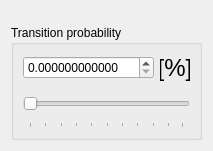
              <widget class="QWidget" name="page_bsc">
               <property name="sizePolicy">
                <sizepolicy hsizetype="Preferred" vsizetype="MinimumExpanding">
                 <horstretch>0</horstretch>
                 <verstretch>0</verstretch>
                </sizepolicy>
               </property>
               <property name="maximumSize">
                <size>
                 <width>16777215</width>
                 <height>150</height>
                </size>
               </property>
               <layout class="QVBoxLayout" name="verticalLayout_3">
                <property name="topMargin">
                 <number>25</number>
                </property>
                <item>
                 <widget class="QGroupBox" name="groupBox">
                  <property name="title">
                   <string>Transition probability</string>
                  </property>
                  <layout class="QVBoxLayout" name="verticalLayout_2">
                   <item>
                    <layout class="QHBoxLayout" name="horizontalLayout_3">
                     <item>
                      <widget class="QDoubleSpinBox" name="dSpinB_channel_bsc">
                       <property name="decimals">
                        <number>12</number>
                       </property>
                       <property name="maximum">
                        <double>100.000000000000000</double>
                       </property>
                      </widget>
                     </item>
                     <item>
                      <widget class="QLabel" name="label_3">
                       <property name="minimumSize">
                        <size>
                         <width>30</width>
                         <height>0</height>
                        </size>
                       </property>
                       <property name="maximumSize">
                        <size>
                         <width>30</width>
                         <height>16777215</height>
                        </size>
                       </property>
                       <property name="font">
                        <font>
                         <pointsize>18</pointsize>
                         <bold>false</bold>
                        </font>
                       </property>
                       <property name="text">
                        <string>[%]</string>
                       </property>
                       <property name="alignment">
                        <set>Qt::AlignmentFlag::AlignCenter</set>
                       </property>
                      </widget>
                     </item>
                    </layout>
                   </item>
                   <item>
                    <widget class="QSlider" name="hSlider_channel_bsc">
                     <property name="minimumSize">
                      <size>
                       <width>0</width>
                       <height>40</height>
                      </size>
                     </property>
                     <property name="orientation">
                      <enum>Qt::Orientation::Horizontal</enum>
                     </property>
                     <property name="tickPosition">
                      <enum>QSlider::TickPosition::TicksBelow</enum>
                     </property>
                     <property name="tickInterval">
                      <number>10</number>
                     </property>
                    </widget>
                   </item>
                  </layout>
                 </widget>
                </item>
               </layout>
              </widget>
